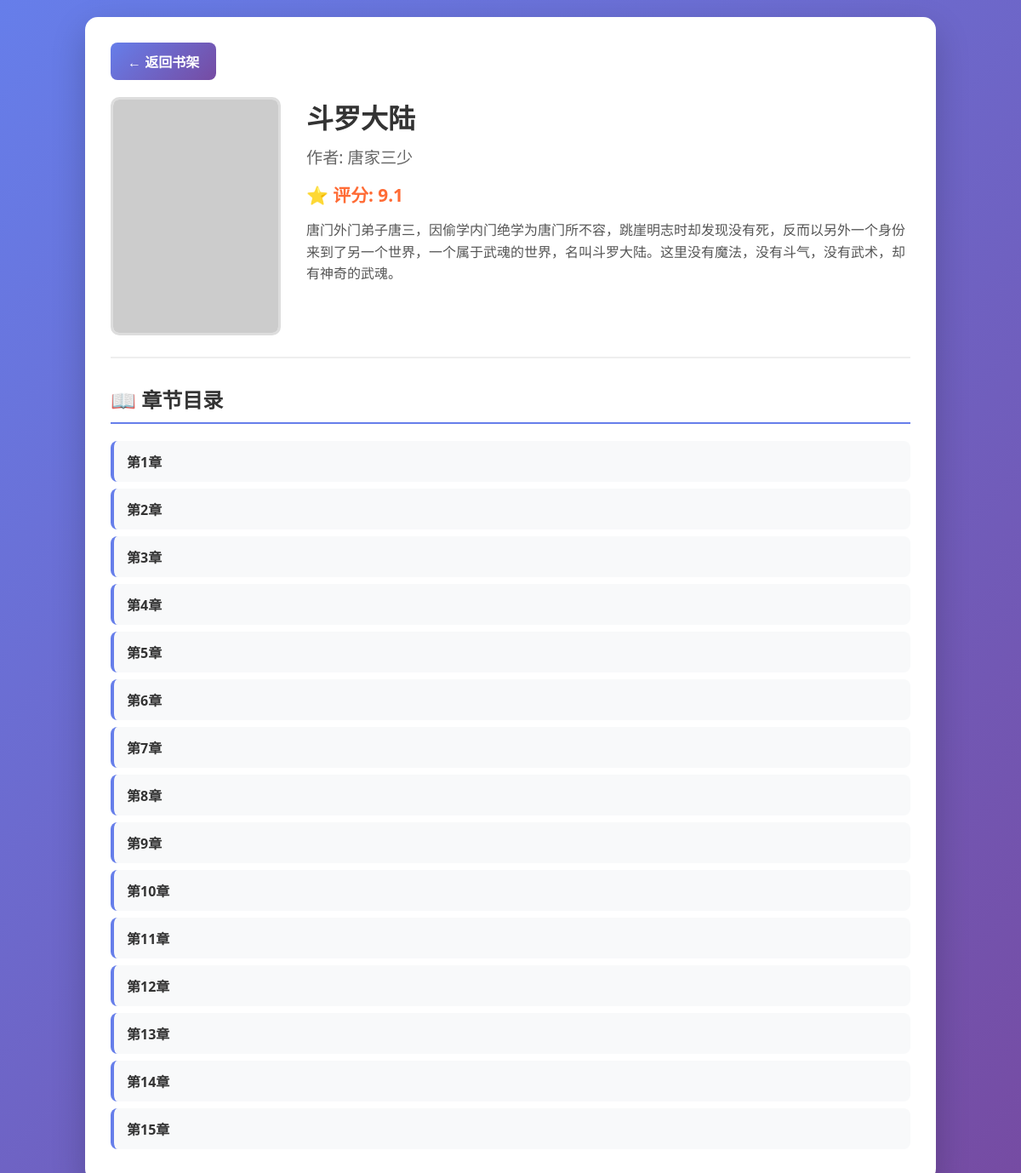
The app's page /novel/13 with its own data.
### tables this page shows
CREATE TABLE novels (
            id INTEGER PRIMARY KEY AUTOINCREMENT,
            title TEXT NOT NULL,
            author TEXT,
            cover_url TEXT,
            description TEXT,
            rating REAL,
            source_url TEXT,
            created_at TIMESTAMP DEFAULT CURRENT_TIMESTAMP
        );

CREATE TABLE chapters (
            id INTEGER PRIMARY KEY AUTOINCREMENT,
            novel_id INTEGER,
            chapter_number INTEGER,
            title TEXT,
            content TEXT,
            created_at TIMESTAMP DEFAULT CURRENT_TIMESTAMP,
            FOREIGN KEY (novel_id) REFERENCES novels (id)
        );

### novel_reader.py (the view)
@app.route('/novel/<int:novel_id>')
def novel_detail(novel_id):
    novel = novel_manager.get_novel_by_id(novel_id)
    if not novel:
        return "小说不存在", 404
    chapters = novel_manager.get_chapters(novel_id)
    return render_template('novel_detail.html', novel=novel, chapters=chapters)

### novel_reader.py (called while the page is built)
    def get_novel_by_id(self, novel_id):
        conn = sqlite3.connect('novels.db')
        cursor = conn.cursor()
        cursor.execute('SELECT * FROM novels WHERE id = ?', (novel_id,))
        novel = cursor.fetchone()
        if novel:
            novel_dict = {
                'id': novel[0],
                'title': novel[1],
                'author': novel[2],
                'cover_url': novel[3],
                'description': novel[4],
                'rating': novel[5],
                'source_url': novel[6],
                'created_at': novel[7]
            }
        else:
            novel_dict = None
        conn.close()
        return novel_dict

    def get_chapters(self, novel_id):
        conn = sqlite3.connect('novels.db')
        cursor = conn.cursor()
        cursor.execute('''
            SELECT id, chapter_number, title FROM chapters
            WHERE novel_id = ? ORDER BY chapter_number
        ''', (novel_id,))
        chapters = cursor.fetchall()
        chapter_list = []
        for chapter in chapters:
            chapter_list.append({
                'id': chapter[0],
                'chapter_number': chapter[1],
                'title': chapter[2]
            })
        conn.close()
        return chapter_list

### templates/novel_detail.html (shortened to what this page needs)
<!DOCTYPE html>
<html lang="zh-CN">
<head>
</head>
<body>
    <div class="container">
        <a href="/" class="back-btn">← 返回书架</a>
        <div class="novel-header">
            <div class="cover-container">
                {% if novel.cover_url %}
                <img src="{{ novel.cover_url }}" alt="{{ novel.title }}" class="cover-img">
                {% endif %}
            </div>
            <div class="novel-info">
                <h1 class="novel-title">{{ novel.title }}</h1>
                <div class="novel-author">作者: {{ novel.author }}</div>
                <div class="novel-rating">⭐ 评分: {{ "%.1f"|format(novel.rating or 0) }}</div>
                <div class="novel-description">{{ novel.description }}</div>
            </div>
        </div>
        <div class="chapters-list">
            <h2 class="chapters-title">📖 章节目录</h2>
            {% for chapter in chapters %}
            <div class="chapter-item" onclick="window.location.href='/chapter/{{ chapter.id }}'">
                <div class="chapter-title">{{ chapter.title }}</div>
            </div>
            {% endfor %}
        </div>
    </div>
</body>
</html>

### templates/novel_detail.html (style rules this page uses)
* { margin: 0; padding: 0; box-sizing: border-box; }
body { font-family: 'Segoe UI', Tahoma, Geneva, Verdana, sans-serif; background: linear-gradient(135deg, #667eea, #764ba2); color: #333; min-height: 100vh; padding: 20px; }
.container { max-width: 1000px; margin: 0 auto; background: white; border-radius: 15px; padding: 30px; box-shadow: 0 15px 40px rgba(0,0,0,0.2); }
.novel-header { display: flex; gap: 30px; margin-bottom: 30px; padding-bottom: 20px; border-bottom: 2px solid #eee; }
.cover-container { flex-shrink: 0; }
.cover-img { width: 200px; height: 280px; object-fit: cover; border-radius: 10px; border: 3px solid #ddd; }
.novel-info { flex: 1; }
.novel-title { font-size: 2em; color: #333; margin-bottom: 10px; }
.novel-author { font-size: 1.2em; color: #666; margin-bottom: 15px; }
.novel-rating { font-size: 1.3em; color: #ff6b35; margin-bottom: 15px; font-weight: bold; }
.novel-description { line-height: 1.6; color: #555; margin-bottom: 20px; }
.chapters-list { margin-top: 30px; }
.chapters-title { font-size: 1.5em; color: #333; margin-bottom: 20px; border-bottom: 2px solid #667eea; padding-bottom: 10px; }
.chapter-item { padding: 12px 15px; margin: 8px 0; background: #f8f9fa; border-radius: 8px; cursor: pointer; transition: background 0.3s ease; border-left: 4px solid #667eea; }
.chapter-title { font-weight: bold; color: #333; }
.back-btn { display: inline-block; margin-bottom: 20px; padding: 10px 20px; background: linear-gradient(135deg, #667eea, #764ba2); color: white; text-decoration: none; border-radius: 8px; font-weight: bold; }

### records on screen
novels: title "斗罗大陆", author "唐家三少", rating "9.1", description "唐门外门弟子唐三，因偷学内门绝学为唐门所不容，跳崖明志时却发现没有死，反而以另外一个身份来到了另一个世界，一个属于武魂的世界，名叫斗罗大陆。这里没有魔法，没有斗气，没有武术，却有神奇的武魂。"
chapters: title "第1章"
chapters: title "第2章"
chapters: title "第3章"
chapters: title "第4章"
chapters: title "第5章"
chapters: title "第6章"
chapters: title "第7章"
chapters: title "第8章"
chapters: title "第9章"
chapters: title "第10章"
chapters: title "第11章"
chapters: title "第12章"
chapters: title "第13章"
chapters: title "第14章"
chapters: title "第15章"
